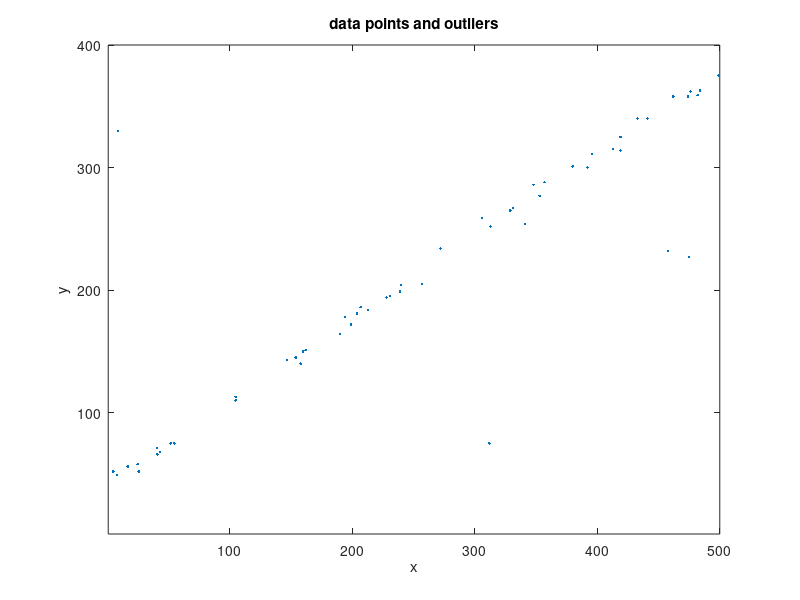

Recreate this plot in MATLAB. (Note: this script raises an error after producing the figure.)
% This is a simple example showing how to fit a straight line
% to data using active geometric shape model.

% Copyright (C) 2012 Quan Wang <wangq10@rpi.edu>,
% Signal Analysis and Machine Perception Laboratory,
% Department of Electrical, Computer, and Systems Engineering,
% Rensselaer Polytechnic Institute, Troy, NY 12180, USA
%
% You are free to use this software for academic purposes if you cite our paper:
% Quan Wang, Kim L. Boyer,
% The active geometric shape model: A new robust deformable shape model and its applications,
% Computer Vision and Image Understanding, Volume 116, Issue 12, December 2012, Pages 1178-1194,
% ISSN 1077-3142, 10.1016/j.cviu.2012.08.004.
%
% For commercial use, please contact the authors.

clear;clc;close all;
addpath('../force_field');
rng('shuffle');

%% 1. experiment set up
% image size = 400*500
rows=400;
cols=500;

% number of data points and outliers
num_data=50;
num_outlier=5;
noise=5;

% ground truth parameters
theta0=rand(1)*2*pi;
s0=cols/2*cos(theta0)+rows/2*sin(theta0)+20*(rand(1)-0.5);

% image blur parameters
sigma=50;

%% 2. generate data
% ranges
x_min=max(1, min(  ceil((s0-sin(theta0))/cos(theta0)), ceil((s0-rows*sin(theta0))/cos(theta0) ) ) );
x_max=min(cols, max(  floor((s0-sin(theta0))/cos(theta0)), floor((s0-rows*sin(theta0))/cos(theta0) ) ) );
y_min=max(1, min(  ceil((s0-cos(theta0))/sin(theta0)), ceil((s0-cols*cos(theta0))/sin(theta0) ) ) );
y_max=min(rows, max(  floor((s0-cos(theta0))/sin(theta0)), floor((s0-cols*cos(theta0))/sin(theta0) ) ) );

% generate data points 
if mod(theta0,pi)>pi/4 && mod(theta0,pi)<pi*3/4 % flat line
    x=rand(num_data,1);
    x=round(x*(x_max-x_min))+x_min;
    y=s0-x*cos(theta0);y=y/sin(theta0);
else % steep line
    y=rand(num_data,1);
    y=round(y*(y_max-y_min))+y_min;
    x=s0-y*sin(theta0);x=x/cos(theta0);
end
x=x+noise*randn(size(x));
y=y+noise*randn(size(y));

% generate outliers
x=[x;rand(num_outlier,1)*cols];
y=[y;rand(num_outlier,1)*rows];
x=round(x);
y=round(y);
x(x<=1)=2;
x(x>=cols)=cols-1;
y(y<=1)=2;
y(y>=rows)=rows-1;

% display data points and outliers
plot(x,y,'.');
axis equal;
axis([1 cols 1 rows]);
title('data points and outliers');
xlabel('x');
ylabel('y');
drawnow;

% generate image
I=zeros(rows,cols);
for i=1:length(y)
    I(y(i),x(i))=100;
end
I=double(I);

%% 3. GVF field
I2=gaussianBlur(I,sigma);
[u,v] = GVF(I2, 1 , 0.1, 50);
dx=u;dy=v;

%% 4. line fitting
guess=rand(1)*2*pi; % random guess of theta
init=[guess,cols/2*cos(guess)+rows/2*sin(guess)]; % initial parameters
increment=[pi/180*0.2,0.2]; % increment in each iteration
threshold=[0.000001,0.000001]; % threshold for forces/torques

disp('Fitting the line...');
tic;
[theta, s]=fit_line_force(init,increment,threshold,dx,dy,500);
t=toc;
fprintf('Running AGSM takes %f seconds \n',t);

if s*s0<0
    s=-s;
    theta=theta+pi;
end
theta=mod(theta,2*pi);

% display fitting results
figure;
plot(x,y,'.');
axis equal;
axis([1 cols 1 rows]);
hold on;
[xx,yy]=LineInImage(rows,cols,theta,s);
xx=[xx(1) xx(end)];
yy=[yy(1) yy(end)];
plot(xx,yy,'-.r','LineWidth',2);
plot(x,y,'.');
legend('noisy data points and outliers','active geometric shape model fit');
title('fitting a line using active geometric shape model');
xlabel('x');
ylabel('y');
drawnow;

%% 5. error analysis
% total least squares analysis
[theta_TLS, s_TLS, error_TLS]=totalLeastSquares(x,y);
if s_TLS*s0<0
    s_TLS=-s_TLS;
    theta_TLS=theta_TLS+pi;
end
theta_TLS=mod(theta_TLS,2*pi);

% ransac total least squares
[theta_RTLS,s_RTLS]=ransac_TLS(x,y);
if s_RTLS*s0<0
    s_RTLS=-s_RTLS;
    theta_RTLS=theta_RTLS+pi;
end
theta_RTLS=mod(theta_RTLS,2*pi);

% Hough transform
[theta_Hough,s_Hough]=hough_line(I);

if s_Hough*s0<0
    s_Hough=-s_Hough;
    theta_Hough=theta_Hough+pi;
end
theta_Hough=mod(theta_Hough,2*pi);

% get errors
error_theta_AGSM=abs(theta-theta0);
error_s_AGSM=abs(s-s0);
error_theta_TLS=abs(theta_TLS-theta0);
error_s_TLS=abs(s_TLS-s0);
error_theta_RTLS=abs(theta_RTLS-theta0);
error_s_RTLS=abs(s_RTLS-s0);
error_theta_Hough=abs(theta_Hough-theta0);
error_s_Hough=abs(s_Hough-s0);

% display errors
fprintf('num_data=%d    num_outlier=%d \n',num_data,num_outlier);
fprintf('------------------------------------------------------\n');
fprintf('                   theta       s \n');
fprintf('True:              %.4f      %.2f  \n',theta0,s0);
fprintf('TLS fit:           %.4f      %.2f  \n',theta_TLS,s_TLS);
fprintf('RANSAC TLS fit:    %.4f      %.2f  \n',theta_RTLS,s_RTLS);
fprintf('HT fit:            %.4f      %.2f  \n',theta_Hough,s_Hough);
fprintf('AGSM fit:          %.4f      %.2f  \n',theta,s);
fprintf('TLS error:         %.4f      %.2f  \n',error_theta_TLS,error_s_TLS);
fprintf('RANSAC TLS error:  %.4f      %.2f  \n',error_theta_RTLS,error_s_RTLS);
fprintf('HT error:          %.4f      %.2f  \n',error_theta_Hough,error_s_Hough);
fprintf('AGSM error:        %.4f      %.2f  \n',error_theta_AGSM,error_s_AGSM);


